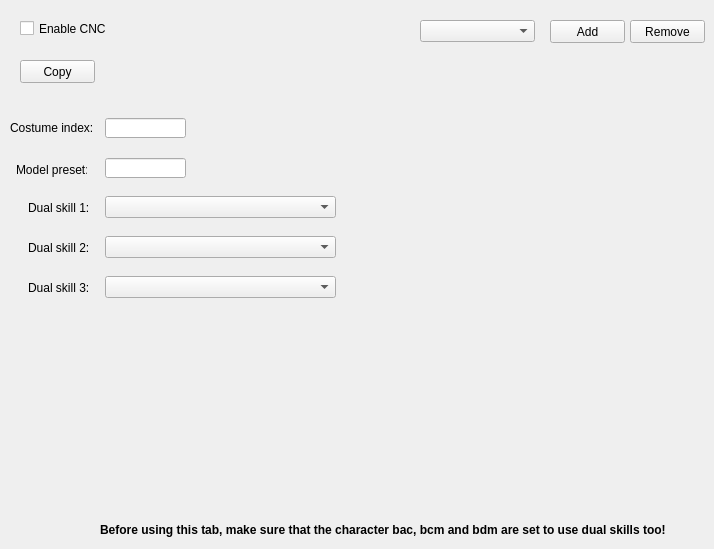
    <widget class="QWidget" name="cncTab">
     <property name="autoFillBackground">
      <bool>true</bool>
     </property>
     <attribute name="title">
      <string>CNC</string>
     </attribute>
     <widget class="QLabel" name="label_162">
      <property name="geometry">
       <rect>
        <x>100</x>
        <y>520</y>
        <width>591</width>
        <height>20</height>
       </rect>
      </property>
      <property name="text">
       <string>&lt;html&gt;&lt;head/&gt;&lt;body&gt;&lt;p&gt;&lt;span style=&quot; font-weight:600;&quot;&gt;Before using this tab, make sure that the character bac, bcm and bdm are set to use dual skills too!&lt;/span&gt;&lt;/p&gt;&lt;/body&gt;&lt;/html&gt;</string>
      </property>
     </widget>
     <widget class="QCheckBox" name="cncCheck">
      <property name="geometry">
       <rect>
        <x>20</x>
        <y>20</y>
        <width>121</width>
        <height>17</height>
       </rect>
      </property>
      <property name="text">
       <string>Enable CNC</string>
      </property>
     </widget>
     <widget class="QPushButton" name="cncRemoveButton">
      <property name="geometry">
       <rect>
        <x>630</x>
        <y>20</y>
        <width>75</width>
        <height>23</height>
       </rect>
      </property>
      <property name="text">
       <string>Remove</string>
      </property>
     </widget>
     <widget class="QComboBox" name="cncComboBox">
      <property name="geometry">
       <rect>
        <x>420</x>
        <y>20</y>
        <width>115</width>
        <height>22</height>
       </rect>
      </property>
     </widget>
     <widget class="QPushButton" name="cncAddButton">
      <property name="geometry">
       <rect>
        <x>550</x>
        <y>20</y>
        <width>75</width>
        <height>23</height>
       </rect>
      </property>
      <property name="text">
       <string>Add</string>
      </property>
     </widget>
     <widget class="QToolButton" name="cncCopyButton">
      <property name="geometry">
       <rect>
        <x>20</x>
        <y>60</y>
        <width>75</width>
        <height>23</height>
       </rect>
      </property>
      <property name="text">
       <string>Copy</string>
      </property>
      <property name="popupMode">
       <enum>QToolButton::InstantPopup</enum>
      </property>
      <property name="toolButtonStyle">
       <enum>Qt::ToolButtonTextOnly</enum>
      </property>
     </widget>
     <widget class="QLabel" name="label_163">
      <property name="geometry">
       <rect>
        <x>10</x>
        <y>120</y>
        <width>91</width>
        <height>16</height>
       </rect>
      </property>
      <property name="text">
       <string>Costume index:</string>
      </property>
     </widget>
     <widget class="QLineEdit" name="cncCostumeIndexEdit">
      <property name="geometry">
       <rect>
        <x>105</x>
        <y>118</y>
        <width>81</width>
        <height>20</height>
       </rect>
      </property>
     </widget>
     <widget class="QLineEdit" name="cncModelPresetEdit">
      <property name="geometry">
       <rect>
        <x>105</x>
        <y>158</y>
        <width>81</width>
        <height>20</height>
       </rect>
      </property>
     </widget>
     <widget class="QLabel" name="label_164">
      <property name="geometry">
       <rect>
        <x>16</x>
        <y>160</y>
        <width>71</width>
        <height>20</height>
       </rect>
      </property>
      <property name="text">
       <string>Model preset:</string>
      </property>
     </widget>
     <widget class="QLabel" name="label_165">
      <property name="geometry">
       <rect>
        <x>28</x>
        <y>200</y>
        <width>61</width>
        <height>16</height>
       </rect>
      </property>
      <property name="text">
       <string>Dual skill 1:</string>
      </property>
     </widget>
     <widget class="QComboBox" name="cncDualSkill1ComboBox">
      <property name="geometry">
       <rect>
        <x>105</x>
        <y>196</y>
        <width>231</width>
        <height>22</height>
       </rect>
      </property>
     </widget>
     <widget class="QComboBox" name="cncDualSkill2ComboBox">
      <property name="geometry">
       <rect>
        <x>105</x>
        <y>236</y>
        <width>231</width>
        <height>22</height>
       </rect>
      </property>
     </widget>
     <widget class="QLabel" name="label_166">
      <property name="geometry">
       <rect>
        <x>28</x>
        <y>240</y>
        <width>61</width>
        <height>16</height>
       </rect>
      </property>
      <property name="text">
       <string>Dual skill 2:</string>
      </property>
     </widget>
     <widget class="QComboBox" name="cncDualSkill3ComboBox">
      <property name="geometry">
       <rect>
        <x>105</x>
        <y>276</y>
        <width>231</width>
        <height>22</height>
       </rect>
      </property>
     </widget>
     <widget class="QLabel" name="label_167">
      <property name="geometry">
       <rect>
        <x>28</x>
        <y>280</y>
        <width>61</width>
        <height>16</height>
       </rect>
      </property>
      <property name="text">
       <string>Dual skill 3:</string>
      </property>
     </widget>
    </widget>
